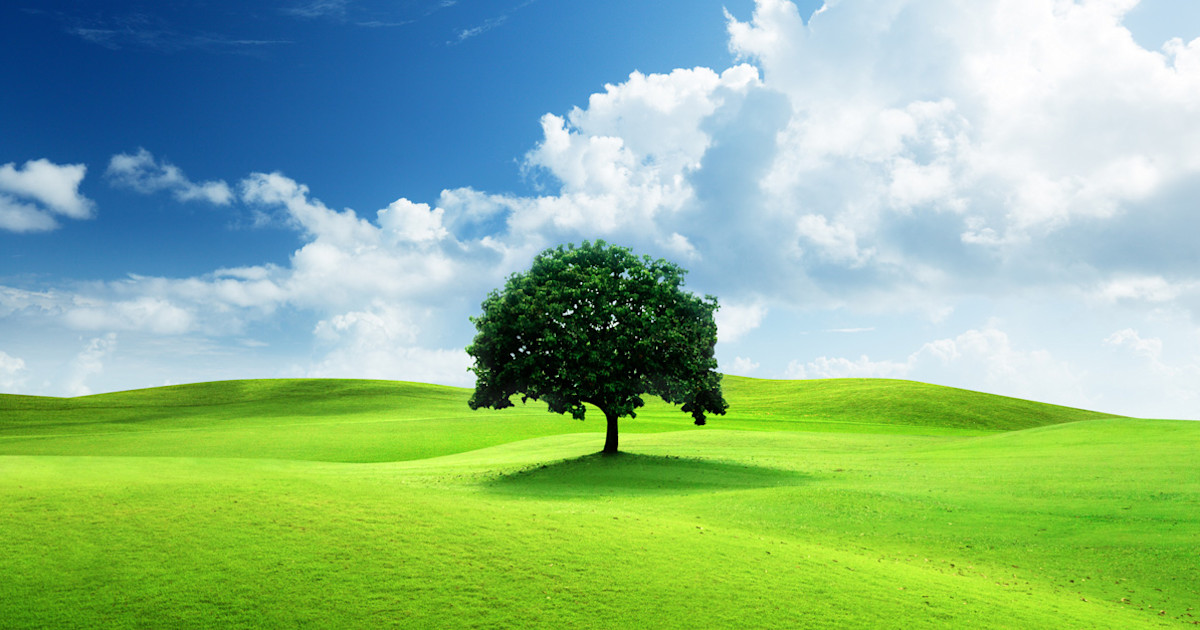
#> input picture Image Manipulation/image.jpg, 1200 x 630 px, found by its file name
$ python rotate.py
#> lines starting #> are read from the running program, lines starting #| are printed output that depends on the picture
# Rotate image
import cv2

image = cv2.imread('Image Manipulation/image.jpg')
#> image is the input picture: shape (630, 1200, 3); mean B, G, R 139.9, 183.6, 139.8

if image is None:
    print("Failed to load image.")
else:
    # Get dimensions of the image
    (h, w) = image.shape[:2]
#> h = 630; w = 1200

    # Calculate the center of the image
    center = (w // 2, h // 2)
#> center = (600, 315)

    # Rotation values
    M = cv2.getRotationMatrix2D(center, 90, 0.5)  # Rotate 45 degrees with a scale of 0.5

    # Perform the rotation
    rotated_image = cv2.warpAffine(image, M, (w, h))
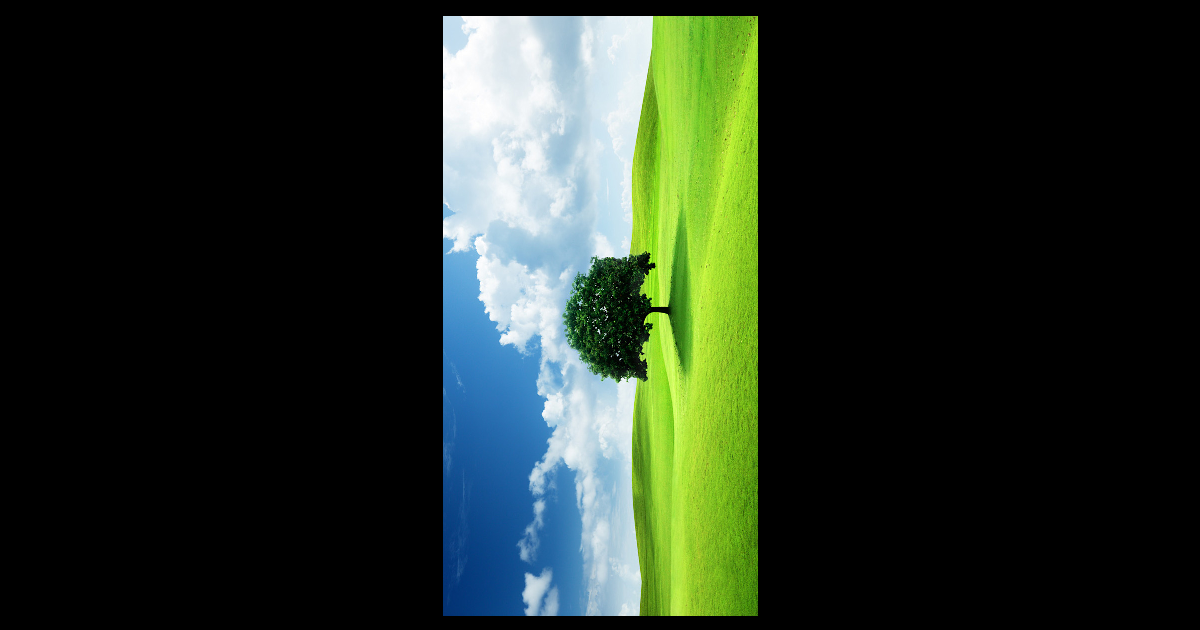
#> rotated_image: shape (630, 1200, 3); mean B, G, R 34.9, 45.9, 34.9

    # Display the original and rotated images
    cv2.imshow('Original Image', image)
    cv2.imshow('Rotated Image', rotated_image)

    # Wait for a key press and close the image windows
    cv2.waitKey(0)
    cv2.destroyAllWindows()
